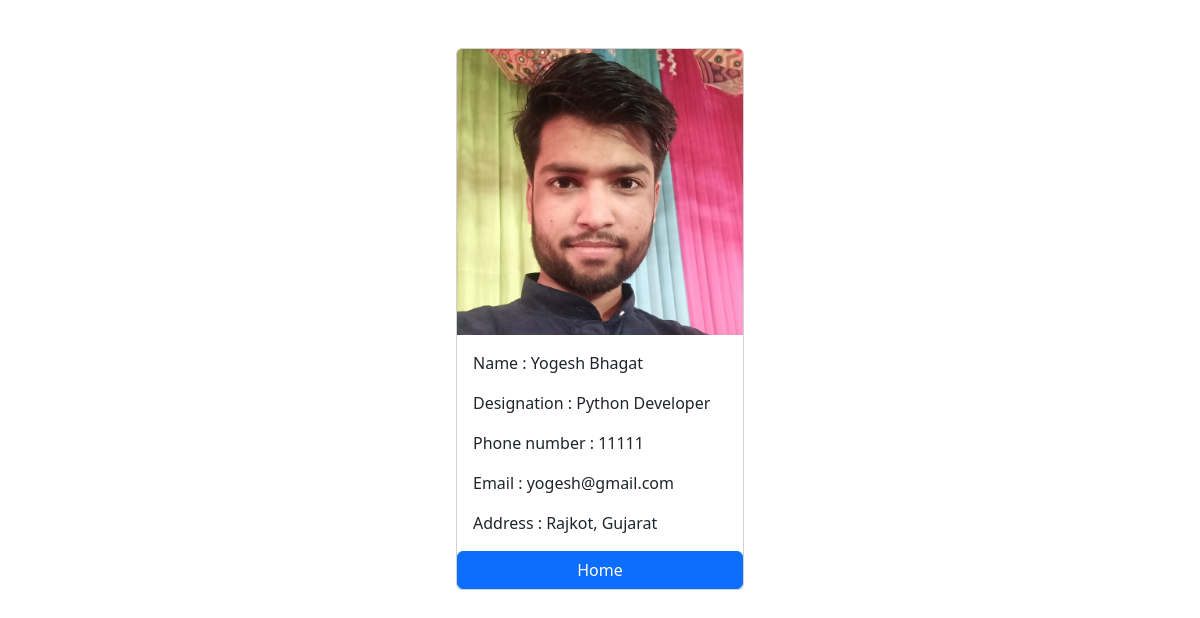
/employee/1/, run on the app's committed database.
### app/models.py (models this page shows, shortened)
class EmployeeDetail(models.Model):
    first_name = models.CharField(max_length=100)
    last_name = models.CharField(max_length=100)
    designation = models.CharField(max_length=100)
    phone_number = models.IntegerField()
    email = models.EmailField()
    photo = models.ImageField(upload_to='images')
    address = models.CharField(max_length=255)

### app/views.py (the view)
# urls.py: path('employee/<int:pk>/', views.employee_detail, name='employee_detail')
def employee_detail(request, pk):
    try:
        employee = EmployeeDetail.objects.get(pk=pk)
        context = {
            'employee' : employee
        }
        return render(request, 'employee_details.html', context)
    except:
        return redirect('home')

### templates/employee_details.html (shortened to what this page needs)
{% load static %}
<!DOCTYPE html>
<html lang="en">
<head>
    <link href="https://cdn.jsdelivr.net/npm/bootstrap@5.3.2/dist/css/bootstrap.min.css" rel="stylesheet">
</head>
<body>
  <div class="container pt-5">
    <div class="card mx-auto" style="width: 18rem;">
      <img src="{{employee.photo.url}}" class="card-img-top" alt="Employee Photo">
      <div class="card-body">
        <p class="card-text">Name : {{ employee.first_name}} {{employee.last_name }}</p>
        <p class="card-text">Designation : {{ employee.designation}}</p>
        <p class="card-text">Phone number : {{ employee.phone_number}}</p>
        <p class="card-text">Email : {{ employee.email}}</p>
        <p class="card-text">Address : {{ employee.address}}</p>
      </div>
      <a href="{% url 'home' %}" class="btn btn-primary">Home</a>
    </div>
  </div>
</body>
</html>

### data on the page
EmployeeDetail: photo (picture), first_name "Yogesh", last_name "Bhagat", designation "Python Developer", phone_number "11111", email "yogesh@gmail.com", address "Rajkot, Gujarat"
